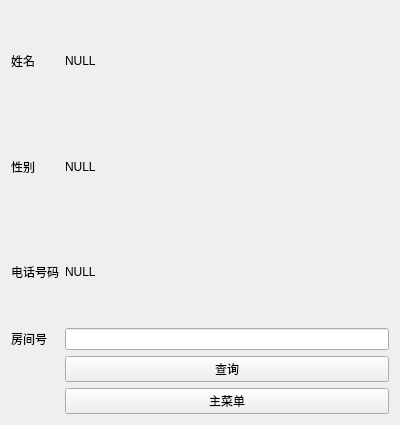
<?xml version="1.0" encoding="UTF-8"?>
<ui version="4.0">
 <class>Showwidget</class>
 <widget class="QWidget" name="Showwidget">
  <property name="geometry">
   <rect>
    <x>0</x>
    <y>0</y>
    <width>400</width>
    <height>425</height>
   </rect>
  </property>
  <property name="windowTitle">
   <string>Form</string>
  </property>
  <layout class="QGridLayout" name="gridLayout">
   <item row="0" column="0">
    <widget class="QLabel" name="nameLabel">
     <property name="text">
      <string>姓名</string>
     </property>
    </widget>
   </item>
   <item row="0" column="1">
    <widget class="QLabel" name="shownameLabel">
     <property name="text">
      <string>NULL</string>
     </property>
    </widget>
   </item>
   <item row="1" column="0">
    <widget class="QLabel" name="sexLabel">
     <property name="text">
      <string>性别</string>
     </property>
    </widget>
   </item>
   <item row="1" column="1">
    <widget class="QLabel" name="showsexLabel">
     <property name="text">
      <string>NULL</string>
     </property>
    </widget>
   </item>
   <item row="2" column="0">
    <widget class="QLabel" name="phoneLabel">
     <property name="text">
      <string>电话号码</string>
     </property>
    </widget>
   </item>
   <item row="2" column="1">
    <widget class="QLabel" name="showphoneLabel">
     <property name="text">
      <string>NULL</string>
     </property>
    </widget>
   </item>
   <item row="3" column="0">
    <widget class="QLabel" name="idLabel">
     <property name="text">
      <string>房间号</string>
     </property>
    </widget>
   </item>
   <item row="3" column="1">
    <widget class="QLineEdit" name="idLineEdit"/>
   </item>
   <item row="4" column="1">
    <widget class="QPushButton" name="showButton">
     <property name="text">
      <string>查询</string>
     </property>
    </widget>
   </item>
   <item row="5" column="1">
    <widget class="QPushButton" name="returnButton">
     <property name="text">
      <string>主菜单</string>
     </property>
    </widget>
   </item>
  </layout>
 </widget>
 <resources/>
 <connections/>
</ui>
